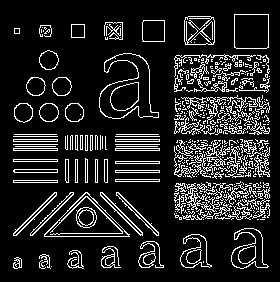
#> input picture hpf-edge/canny_with_opencv.jpg, 280 x 282 px
$ python combine.py
#> lines starting #> are read from the running program, lines starting #| are printed output that depends on the picture; pictures that were not available may be replaced by others from this repository, and a replacement may not be noted
import cv2
import numpy as np

# Baca dua gambar
image1 = cv2.imread('hpf-edge/canny_with_opencv.jpg')
#> image1 is the input picture: shape (282, 280, 3); min 0, max 255, mean 35.5
image2 = cv2.imread('hpf-edge/laplacian_with_opencv.jpg')
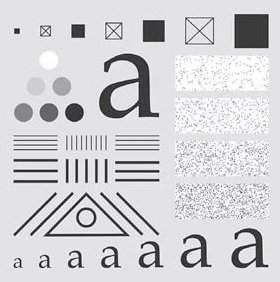
#> input picture images/a.jpg, 280 x 282 px, given in place of laplacian_with_opencv.jpg, which was not available
#> image2 is the input picture: shape (282, 280, 3); mean B, G, R 211.1, 209.2, 209.2
image3 = cv2.imread('hpf-edge/sobel_with_opencv.jpg')
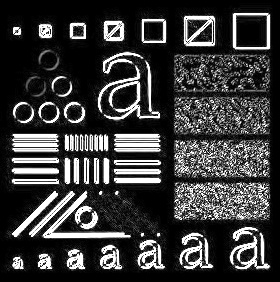
#> input picture hpf-edge/sobel_with_opencv.jpg, 280 x 282 px
#> image3 is the input picture: shape (282, 280, 3); min 0, max 255, mean 58.7

# Pastikan kedua gambar memiliki ukuran yang sama
# Jika tidak, Anda mungkin perlu mengubah ukuran salah satu gambar untuk membuatnya cocok
# image2 = cv2.resize(image2, (image1.shape[1], image1.shape[0]))

# Gabungkan kedua gambar menjadi satu citra besar
comb_img = np.hstack((image1, image2, image3))
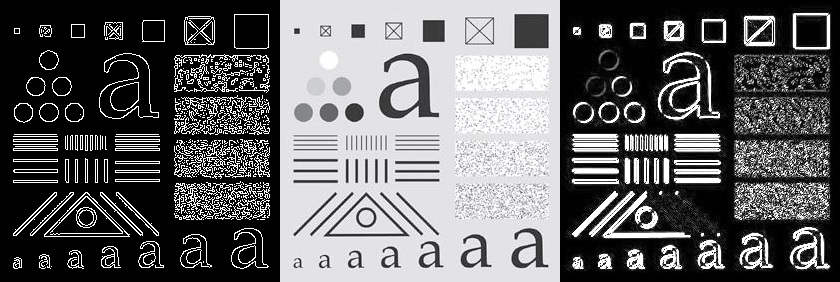
#> comb_img: shape (282, 840, 3); mean B, G, R 101.7, 101.1, 101.1

# Tampilkan citra gabungan dalam satu jendela
cv2.imshow('Combined Image', comb_img)
cv2.imwrite('hpf-edge/combined_image.jpg', comb_img)
# Tunggu sampai pengguna menekan tombol apa pun
cv2.waitKey(0)
cv2.destroyAllWindows()
